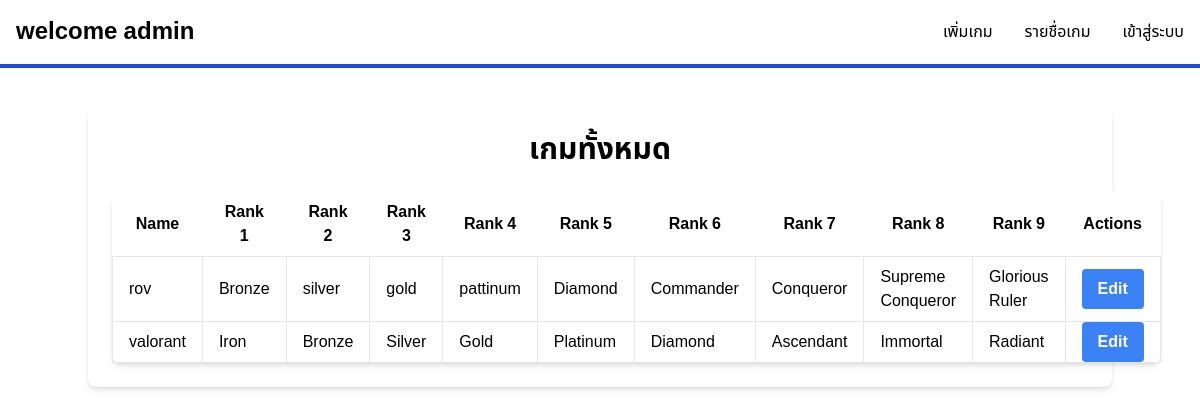
The app's page /game_list with its own data.
### myesportapp/models.py (models this page shows, shortened)
class Game(models.Model):
    name = models.CharField(max_length=100, null=True, blank=False)
    rank1 = models.CharField(max_length=100, null=True, blank=False)
    rank2 = models.CharField(max_length=100,  null=True, blank=False)
    rank3 = models.CharField(max_length=100,  null=True, blank=False)
    rank4 = models.CharField(max_length=100,  null=True, blank=False)
    rank5 = models.CharField(max_length=100,  null=True, blank=False)
    rank6 = models.CharField(max_length=100,  null=True, blank=False)
    rank7 = models.CharField(max_length=100,  null=True, blank=False)
    rank8 = models.CharField(max_length=100, null=True, blank=False)
    rank9 = models.CharField(max_length=100,  null=True, blank=False)

### myesportapp/views.py (the view)
# urls.py: path('game_list',game_list, name='game_list'),
def game_list(request):
    games = Game.objects.all()
    return render(request, 'game_list.html', {'games': games})

### myesportapp/templates/game_list.html
{% include 'components/navbar_admin.html' %}
{% block content %}
<div class="container mx-auto mt-10 p-6 bg-white shadow-md rounded-lg">
    <h1 class="text-3xl font-bold mb-6 text-center">เกมทั้งหมด</h1>
    <table class="table-auto w-full bg-white shadow-md rounded-lg">
        <thead>
            <tr>
                <th class="px-4 py-2">Name</th>
                <th class="px-4 py-2">Rank 1</th>
                <th class="px-4 py-2">Rank 2</th>
                <th class="px-4 py-2">Rank 3</th>
                <th class="px-4 py-2">Rank 4</th>
                <th class="px-4 py-2">Rank 5</th>
                <th class="px-4 py-2">Rank 6</th>
                <th class="px-4 py-2">Rank 7</th>
                <th class="px-4 py-2">Rank 8</th>
                <th class="px-4 py-2">Rank 9</th>
                <th class="px-4 py-2">Actions</th>
            </tr>
        </thead>
        <tbody>
            {% for game in games %}
            <tr>
                <td class="border px-4 py-2">{{ game.name }}</td>
                <td class="border px-4 py-2">{{ game.rank1 }}</td>
                <td class="border px-4 py-2">{{ game.rank2 }}</td>
                <td class="border px-4 py-2">{{ game.rank3 }}</td>
                <td class="border px-4 py-2">{{ game.rank4 }}</td>
                <td class="border px-4 py-2">{{ game.rank5 }}</td>
                <td class="border px-4 py-2">{{ game.rank6 }}</td>
                <td class="border px-4 py-2">{{ game.rank7 }}</td>
                <td class="border px-4 py-2">{{ game.rank8 }}</td>
                <td class="border px-4 py-2">{{ game.rank9 }}</td>
                <td class="border px-4 py-2 text-center">
                    <a href="{% url 'edit_game' game.id %}" class="bg-blue-500 hover:bg-blue-700 text-white font-bold py-2 px-4 rounded">Edit</a>
                </td>
            </tr>
            {% endfor %}
        </tbody>
    </table>
</div>
{% endblock %}

### myesportapp/templates/components/navbar_admin.html (style rules this page uses)
body { font-family: 'Noto Sans Thai', sans-serif; }
.font-bold { font-weight: 700; }

### records on screen
Game: name "rov", rank1 "Bronze", rank2 "silver", rank3 "gold", rank4 "pattinum", rank5 "Diamond", rank6 "Commander", rank7 "Conqueror", rank8 "Supreme Conqueror", rank9 "Glorious Ruler"
Game: name "valorant", rank1 "Iron", rank2 "Bronze", rank3 "Silver", rank4 "Gold", rank5 "Platinum", rank6 "Diamond", rank7 "Ascendant", rank8 "Immortal", rank9 "Radiant"
